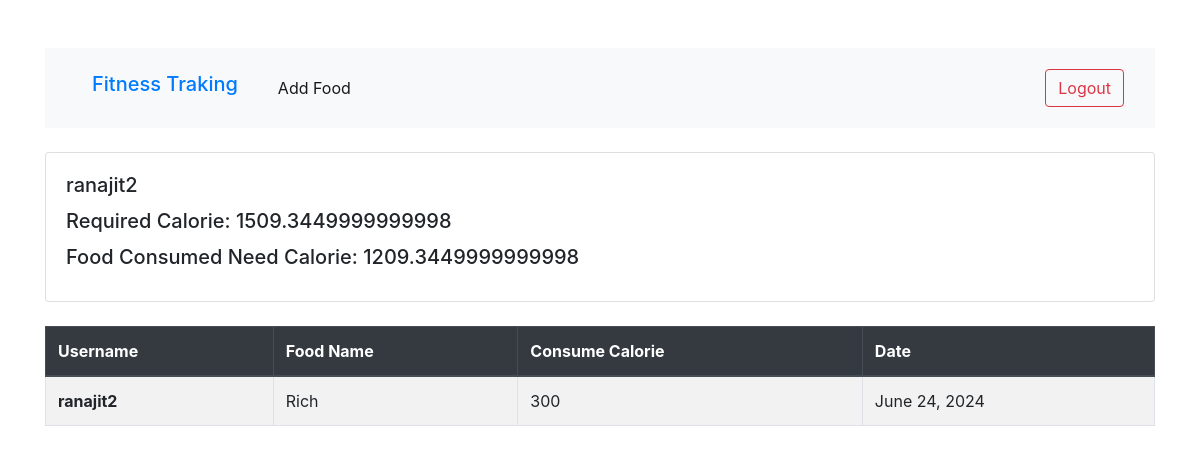
The app's page /dashboard/ (signed in) with its own data.
### calorieApp/models.py (models this page shows)
class Custom_user(AbstractUser):
    GENDER={
        ('male','Male'),
        ('female','Female'),
    }
    age = models.IntegerField(null=True)
    gender = models.CharField(choices=GENDER, max_length=100, null=True)
    height =models.CharField(max_length=100, null=True)
    weight =models.CharField(max_length=100, null=True)
    image = models.ImageField(upload_to='static/media/user_pic', null=True)

class calorieInfo(models.Model):
    user = models.ForeignKey(Custom_user, on_delete=models.CASCADE, null=True)
    result = models.CharField(max_length=100, null=True)

class foods(models.Model):
    user = models.ForeignKey(Custom_user, on_delete=models.CASCADE, null=True)
    name = models.CharField(max_length=100, null=True)
    consume = models.IntegerField(null=True)
    date = models.DateField(null=True)

### calorieApp/views.py (the view)
# urls.py: path('dashboard/', dashboard, name='dashboard'),
@login_required
def dashboard(request):
    calinfo =get_object_or_404(calorieInfo, user=request.user)
    foodinfo =foods.objects.filter(user=request.user)
    sumcalorie=0
    for i in foodinfo:
        sumcalorie+=i.consume
    print(calinfo)
    print(sumcalorie)
    result = float(calinfo.result) - sumcalorie
    context = {
        'calinfo' : calinfo,
        'foodinfo' : foodinfo,
        'result' : result,
    }
    return render(request, 'dashboard.html', context)

### calorieApp/templates/dashboard.html
{% extends 'base.html' %}
{% block content %}
<div class="card custom-card">
    <div class="card-body">
        <h5 class="card-title">{{request.user}}</h5>
        <h5 class="card-title">Required Calorie: {{calinfo.result}}</h5>
        <h5 class="card-title">Food Consumed Need Calorie: {{result}}</h5>
    </div>
</div>
<br>
<table class="table table-striped table-bordered">
    <thead class="thead-dark">
        <tr>
            <th scope="col">Username</th>
            <th scope="col">Food Name</th>
            <th scope="col">Consume Calorie</th>
            <th scope="col">Date</th>
        </tr>
    </thead>
    <tbody>
        {% for food in foodinfo %}
        <tr>
            <th scope="row">{{food.user.username}}</th>
            <td>{{food.name}}</td>
            <td>{{food.consume}}</td>
            <td>{{food.date}}</td>
        </tr>
        {% endfor %}
    </tbody>
</table>
{% endblock content %}

### records on screen
Custom_user: user "ranajit2"
calorieInfo: result "1509.3449999999998"
foods: user.username "ranajit2", name "Rich", consume "300", date "June 24, 2024"

### other values on screen
{{ result }} "1209.3449999999998"
